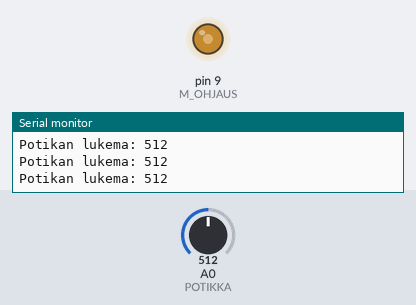
The sketch below on a simulated Arduino Uno, built with avr-gcc and run on an emulated ATmega328P. Shown: output pins drawn as LEDs (lit = HIGH), the last lines printed to the serial monitor. Inputs (shaded band) come from the test bench; at power-on: A0 (POTIKKA) = 512.

Above: at 1.2 s.
1.3 s: A0 (POTIKKA) set to 716
At 1.9 s:
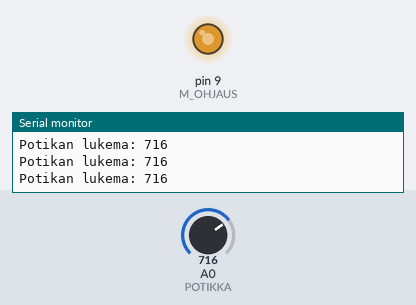
2.8 s: A0 (POTIKKA) set to 991
At 3.7 s:
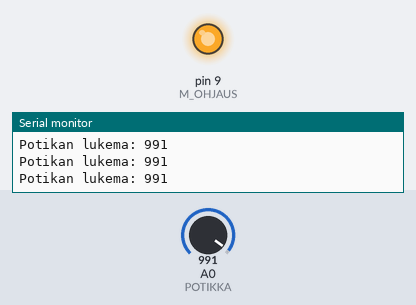
4.3 s: A0 (POTIKKA) set to 1010
At 5.1 s:
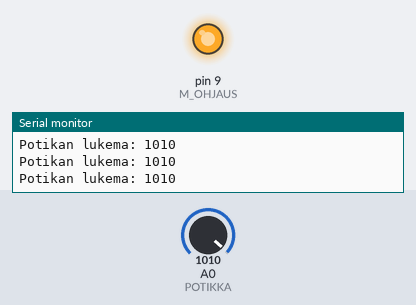
7.3 s: A0 (POTIKKA) set to 122
At 8.5 s:
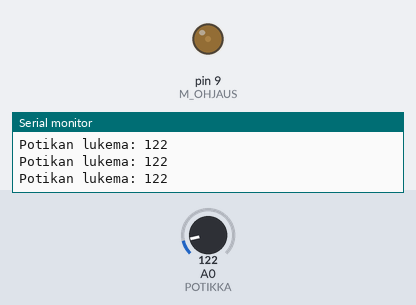
8.8 s: A0 (POTIKKA) set to 106
At 9.9 s:
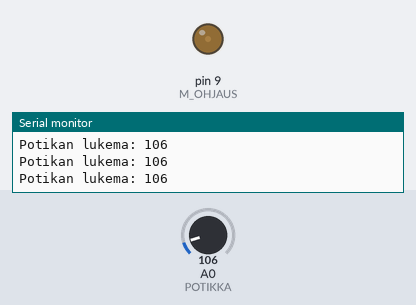
11.8 s: A0 (POTIKKA) set to 93
At 13.0 s:
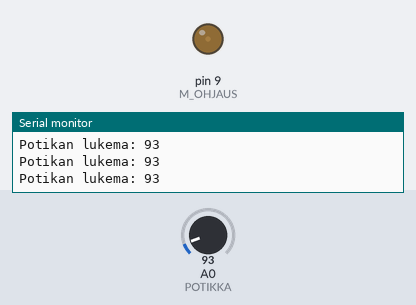
Timing chart, 0 to 14.3 s (numbered marks = the images above; inputs shaded):
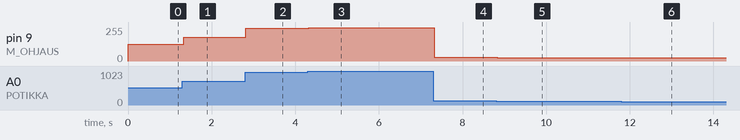

Measured:
- after the input at 1.3 s, pin 9 (M_OHJAUS): 127/255 → 178/255 at once
- after the input at 2.8 s, pin 9 (M_OHJAUS): 178/255 → 247/255 at once
- after the input at 4.3 s, pin 9 (M_OHJAUS): 247/255 → 251/255 at once
- after the input at 7.3 s, pin 9 (M_OHJAUS): 251/255 → 30/255 at once
- after the input at 8.8 s, pin 9 (M_OHJAUS): 30/255 → 26/255 at once
- after the input at 11.8 s, pin 9 (M_OHJAUS): 26/255 → 23/255 at once

The sketch:

potentiometrilla_ohjattu_dc_moottori.ino
```cpp
int M_OHJAUS = 9;
int POTIKKA = A0;
int arvo = 0;
int skaalattu_arvo = 0;

void setup() {
  pinMode(M_OHJAUS, OUTPUT);
  Serial.begin(9600);
}

void loop() {
  arvo = analogRead(POTIKKA);
  skaalattu_arvo = map(arvo, 0, 1023, 0, 255);
  Serial.print("Potikan lukema: ");
  Serial.println(arvo);
  analogWrite(M_OHJAUS, skaalattu_arvo);
  delay(10);
}
```
